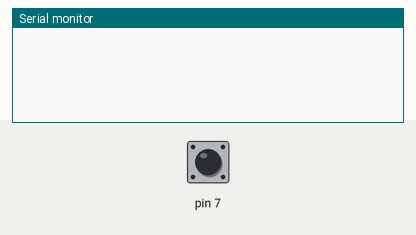
Bench run of a sketch on a simulated Arduino Uno, built with avr-gcc and run on an emulated ATmega328P. Shown: the last lines printed to the serial monitor. The inputs (shaded band) are chosen by the test bench; at power-on: pin 7 HIGH.

Above: at 1.2 s.
1.3 s: pin 7 pulled LOW for 0.15 s
At 2.1 s:
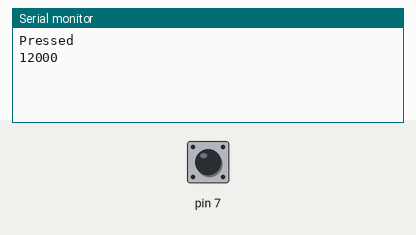
2.9 s: pin 7 pulled LOW for 1 s
At 3.5 s:
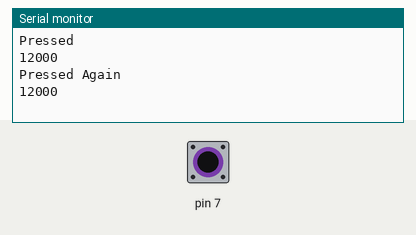

Measured:
- after the input at 1.3 s, the serial monitor: prints a new line at once (image 1)
- after the input at 2.9 s, the serial monitor: prints a new line at once (image 2)

The sketch:

Touch_Sensor_custom.ino
```cpp
#include <CapacitiveSensor.h>
int i=0;
CapacitiveSensor   cs= CapacitiveSensor(6,7);
void setup() {
  // put your setup code here, to run once:
Serial.begin(9600);
}

void loop() {
  long cslv=cs.capacitiveSensor(80);
  if(cslv>1000){
    if(i%2==0){
    Serial.println("Pressed");
    Serial.println(cslv);
    i++;
    delay(1000);
  }else{
    Serial.println("Pressed Again");
    Serial.println(cslv);
    i++;
    delay(1000);
  }
  }
  // put your main code here, to run repeatedly:
//Serial.println(cslv);
//delay(500);
}
```
